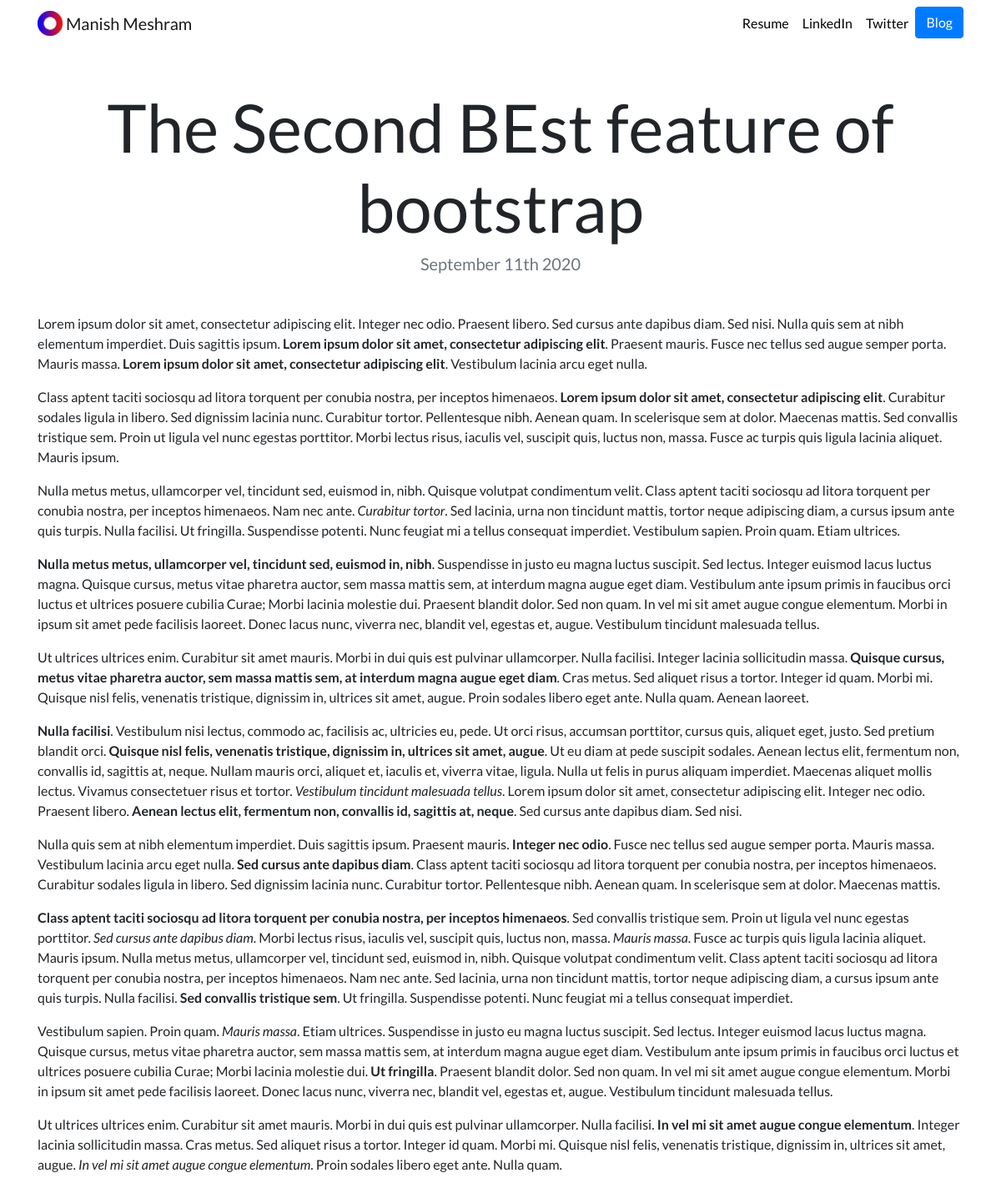
The app's page /blog/2/ with its own data.
### blog/models.py (models this page shows, shortened)
class Blog(models.Model):
    title = models.CharField(max_length=200)
    description = models.TextField()
    date = models.DateField()

### blog/views.py (the view)
# urls.py: path('<int:blog_id>/', views.detail, name='detail'),
def detail(request, blog_id):
    blog = get_object_or_404(Blog , pk = blog_id)
    return render(request,'blog/detail.html', {'blog': blog })

### blog/templates/blog/detail.html
{% extends "portfolio/base.html" %}
{% load static %}
{% block content %}
<h1 class="text-center mt-5" id="blogdetailtitle">{{ blog.title }}</h1>
<h5 class="text-center text-muted mb-5">{{ blog.date|date:'F jS Y' }}</h5>
{{ blog.description|safe }}
{% endblock %}

### portfolio/static/portfolio/custom.css (style rules this page uses)
body { font-family: 'Lato', sans-serif; }
@media (min-width: 992px) { #blogdetailtitle { font-size: 5rem; } }

### records on screen
Blog: title "The Second BEst feature of bootstrap", date "September 11th 2020", description "Lorem ipsum dolor sit amet, consectetur adipiscing elit. Integer nec odio. Praesent libero. Sed cursus ante dapibus diam. Sed nisi. Nulla quis sem at nibh elementum imperdiet. Duis sagittis ipsum. Lorem ipsum dolor sit amet, consectetur adipiscing elit . Praesent mauris. Fusce nec tellus sed augue semper porta. Mauris massa. Lorem ipsum dolor sit amet, consectetur adipiscing elit . Vestibulum lacinia arcu eget nulla. Class aptent taciti sociosqu ad litora torquent per conubia nostra, per inceptos himenaeos. Lorem ipsum dolor sit amet, consectetur adipiscing elit . Curabitur sodales ligula in libero. Sed dignissim lacinia nunc. Curabitur tortor. Pellentesque nibh. Aenean quam. In scelerisque…"
